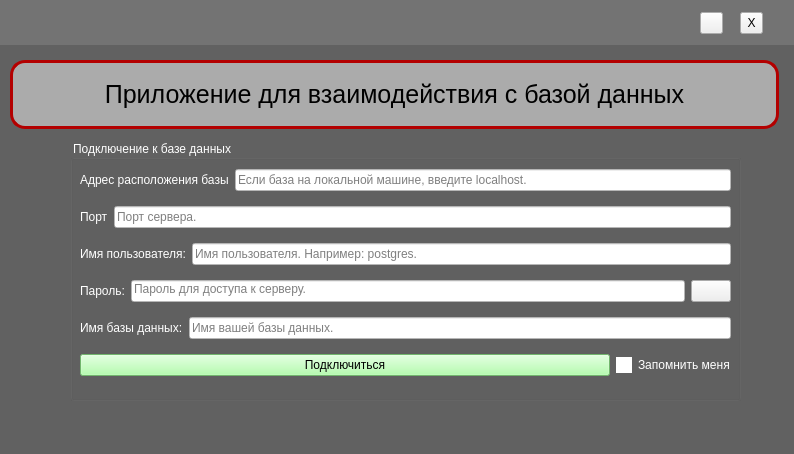
<?xml version="1.0" encoding="UTF-8"?>
<ui version="4.0">
 <class>database_window</class>
 <widget class="QWidget" name="database_window">
  <property name="geometry">
   <rect>
    <x>0</x>
    <y>0</y>
    <width>794</width>
    <height>454</height>
   </rect>
  </property>
  <property name="windowTitle">
   <string>Form</string>
  </property>
  <property name="styleSheet">
   <string notr="true">QWidget#database_window {
background-color: rgb(97, 97, 97);
color: black;
}
</string>
  </property>
  <widget class="QWidget" name="widget_header" native="true">
   <property name="geometry">
    <rect>
     <x>0</x>
     <y>0</y>
     <width>800</width>
     <height>45</height>
    </rect>
   </property>
   <property name="styleSheet">
    <string notr="true">QWidget#widget_header {
	background-color: rgb(115, 115, 115)
}</string>
   </property>
   <widget class="QToolButton" name="toolButton_hide">
    <property name="geometry">
     <rect>
      <x>700</x>
      <y>12</y>
      <width>23</width>
      <height>22</height>
     </rect>
    </property>
    <property name="styleSheet">
     <string notr="true"/>
    </property>
    <property name="text">
     <string/>
    </property>
    <property name="icon">
     <iconset theme="QIcon::ThemeIcon::ListRemove"/>
    </property>
   </widget>
   <widget class="QToolButton" name="toolButton_close">
    <property name="geometry">
     <rect>
      <x>740</x>
      <y>12</y>
      <width>23</width>
      <height>22</height>
     </rect>
    </property>
    <property name="styleSheet">
     <string notr="true"/>
    </property>
    <property name="text">
     <string>X</string>
    </property>
    <property name="icon">
     <iconset theme="application-exit"/>
    </property>
   </widget>
  </widget>
  <widget class="QLabel" name="label_main_text">
   <property name="geometry">
    <rect>
     <x>10</x>
     <y>60</y>
     <width>769</width>
     <height>69</height>
    </rect>
   </property>
   <property name="styleSheet">
    <string notr="true">QLabel#label_main_text {
        font-size: 25px;
        border: 3px solid rgb(179, 0, 0);
        border-radius: 15px;
        background-color: rgb(171, 171, 171);
		color:black;
}

QLabel#label_main_text::hover {
        background-color: rgb(223, 223, 223);
}</string>
   </property>
   <property name="text">
    <string>Приложение для взаимодействия с базой данных</string>
   </property>
   <property name="alignment">
    <set>Qt::AlignmentFlag::AlignCenter</set>
   </property>
  </widget>
  <widget class="QGroupBox" name="groupBox">
   <property name="geometry">
    <rect>
     <x>70</x>
     <y>140</y>
     <width>671</width>
     <height>261</height>
    </rect>
   </property>
   <property name="styleSheet">
    <string notr="true">color: white;</string>
   </property>
   <property name="title">
    <string>Подключение к базе данных</string>
   </property>
   <widget class="QWidget" name="layoutWidget">
    <property name="geometry">
     <rect>
      <x>10</x>
      <y>20</y>
      <width>651</width>
      <height>229</height>
     </rect>
    </property>
    <layout class="QVBoxLayout" name="verticalLayout">
     <item>
      <layout class="QHBoxLayout" name="horizontalLayout">
       <item>
        <widget class="QLabel" name="label_ip_database">
         <property name="styleSheet">
          <string notr="true">QLabel#label_ip_database {
	color: white;
}</string>
         </property>
         <property name="text">
          <string>Адрес расположения базы</string>
         </property>
        </widget>
       </item>
       <item>
        <widget class="QLineEdit" name="lineEdit_ip_database">
         <property name="styleSheet">
          <string notr="true">QLineEdit#lineEdit_ip_database {
	background-color: white;
	color: black;
}</string>
         </property>
         <property name="placeholderText">
          <string>Если база на локальной машине, введите localhost.</string>
         </property>
        </widget>
       </item>
      </layout>
     </item>
     <item>
      <layout class="QHBoxLayout" name="horizontalLayout_2">
       <item>
        <widget class="QLabel" name="label_port">
         <property name="sizePolicy">
          <sizepolicy hsizetype="Minimum" vsizetype="Preferred">
           <horstretch>0</horstretch>
           <verstretch>0</verstretch>
          </sizepolicy>
         </property>
         <property name="styleSheet">
          <string notr="true">QLabel#label_port {
	color: white;
}</string>
         </property>
         <property name="text">
          <string>Порт</string>
         </property>
        </widget>
       </item>
       <item>
        <widget class="QLineEdit" name="lineEdit_port">
         <property name="styleSheet">
          <string notr="true">QLineEdit#lineEdit_port {
	background-color: white;
	color: black;
}</string>
         </property>
         <property name="placeholderText">
          <string>Порт сервера.</string>
         </property>
        </widget>
       </item>
      </layout>
     </item>
     <item>
      <layout class="QHBoxLayout" name="horizontalLayout_3">
       <item>
        <widget class="QLabel" name="label_user">
         <property name="styleSheet">
          <string notr="true">QLabel#label_user {
	color: white;
}
</string>
         </property>
         <property name="text">
          <string>Имя пользователя:</string>
         </property>
        </widget>
       </item>
       <item>
        <widget class="QLineEdit" name="lineEdit_user">
         <property name="styleSheet">
          <string notr="true">QLineEdit#lineEdit_user {
	background-color: white;
	color: black;
}</string>
         </property>
         <property name="placeholderText">
          <string>Имя пользователя. Например: postgres.</string>
         </property>
        </widget>
       </item>
      </layout>
     </item>
     <item>
      <layout class="QHBoxLayout" name="horizontalLayout_4">
       <item>
        <widget class="QLabel" name="label_password">
         <property name="styleSheet">
          <string notr="true">QLabel#label_password {
	color: white;
}</string>
         </property>
         <property name="text">
          <string>Пароль:</string>
         </property>
        </widget>
       </item>
       <item>
        <widget class="QLineEdit" name="lineEdit_password">
         <property name="styleSheet">
          <string notr="true">QLineEdit#lineEdit_password {
	background-color: white;
	color: black;
}</string>
         </property>
         <property name="echoMode">
          <enum>QLineEdit::EchoMode::Password</enum>
         </property>
         <property name="alignment">
          <set>Qt::AlignmentFlag::AlignLeading|Qt::AlignmentFlag::AlignLeft|Qt::AlignmentFlag::AlignTop</set>
         </property>
         <property name="placeholderText">
          <string>Пароль для доступа к серверу.</string>
         </property>
        </widget>
       </item>
       <item>
        <widget class="QPushButton" name="pushButton">
         <property name="text">
          <string/>
         </property>
         <property name="icon">
          <iconset theme="QIcon::ThemeIcon::EditFind"/>
         </property>
        </widget>
       </item>
      </layout>
     </item>
     <item>
      <layout class="QHBoxLayout" name="horizontalLayout_5">
       <item>
        <widget class="QLabel" name="label_database_name">
         <property name="styleSheet">
          <string notr="true">QLabel#label_database_name {
	color: white;
}</string>
         </property>
         <property name="text">
          <string>Имя базы данных:</string>
         </property>
        </widget>
       </item>
       <item>
        <widget class="QLineEdit" name="lineEdit_database_name">
         <property name="styleSheet">
          <string notr="true">QLineEdit#lineEdit_database_name {
	background-color: white;
	color: black;
}</string>
         </property>
         <property name="placeholderText">
          <string>Имя вашей базы данных.</string>
         </property>
        </widget>
       </item>
      </layout>
     </item>
     <item>
      <layout class="QHBoxLayout" name="horizontalLayout_6">
       <item>
        <widget class="QPushButton" name="pushButton_connect">
         <property name="mouseTracking">
          <bool>false</bool>
         </property>
         <property name="autoFillBackground">
          <bool>false</bool>
         </property>
         <property name="styleSheet">
          <string notr="true">QPushButton#pushButton_connect {
	background-color: rgb(159, 255, 152);
	color: black;
}</string>
         </property>
         <property name="text">
          <string>Подключиться</string>
         </property>
         <property name="checkable">
          <bool>false</bool>
         </property>
         <property name="checked">
          <bool>false</bool>
         </property>
         <property name="flat">
          <bool>false</bool>
         </property>
        </widget>
       </item>
       <item>
        <widget class="QCheckBox" name="checkBox_remember_me">
         <property name="sizePolicy">
          <sizepolicy hsizetype="Fixed" vsizetype="Fixed">
           <horstretch>0</horstretch>
           <verstretch>0</verstretch>
          </sizepolicy>
         </property>
         <property name="styleSheet">
          <string notr="true">QCheckBox::indicator {
    width: 16px;
    height: 16px;
}

QCheckBox::indicator:unchecked {
	background-color: white;
}</string>
         </property>
         <property name="text">
          <string>Запомнить меня</string>
         </property>
        </widget>
       </item>
      </layout>
     </item>
    </layout>
   </widget>
  </widget>
 </widget>
 <resources/>
 <connections/>
</ui>
